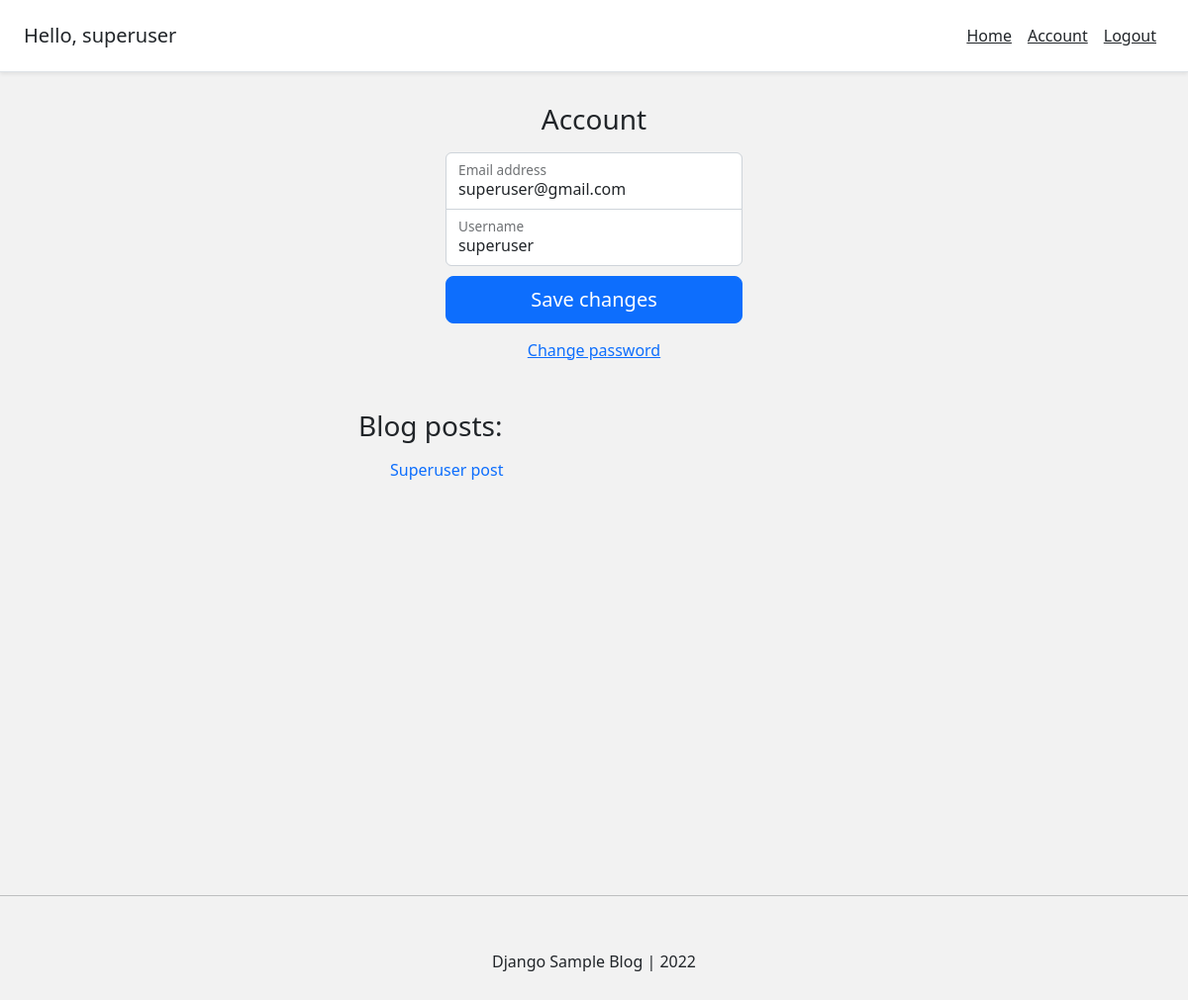
/account/ (signed in), run on an earlier commit of the app's database.
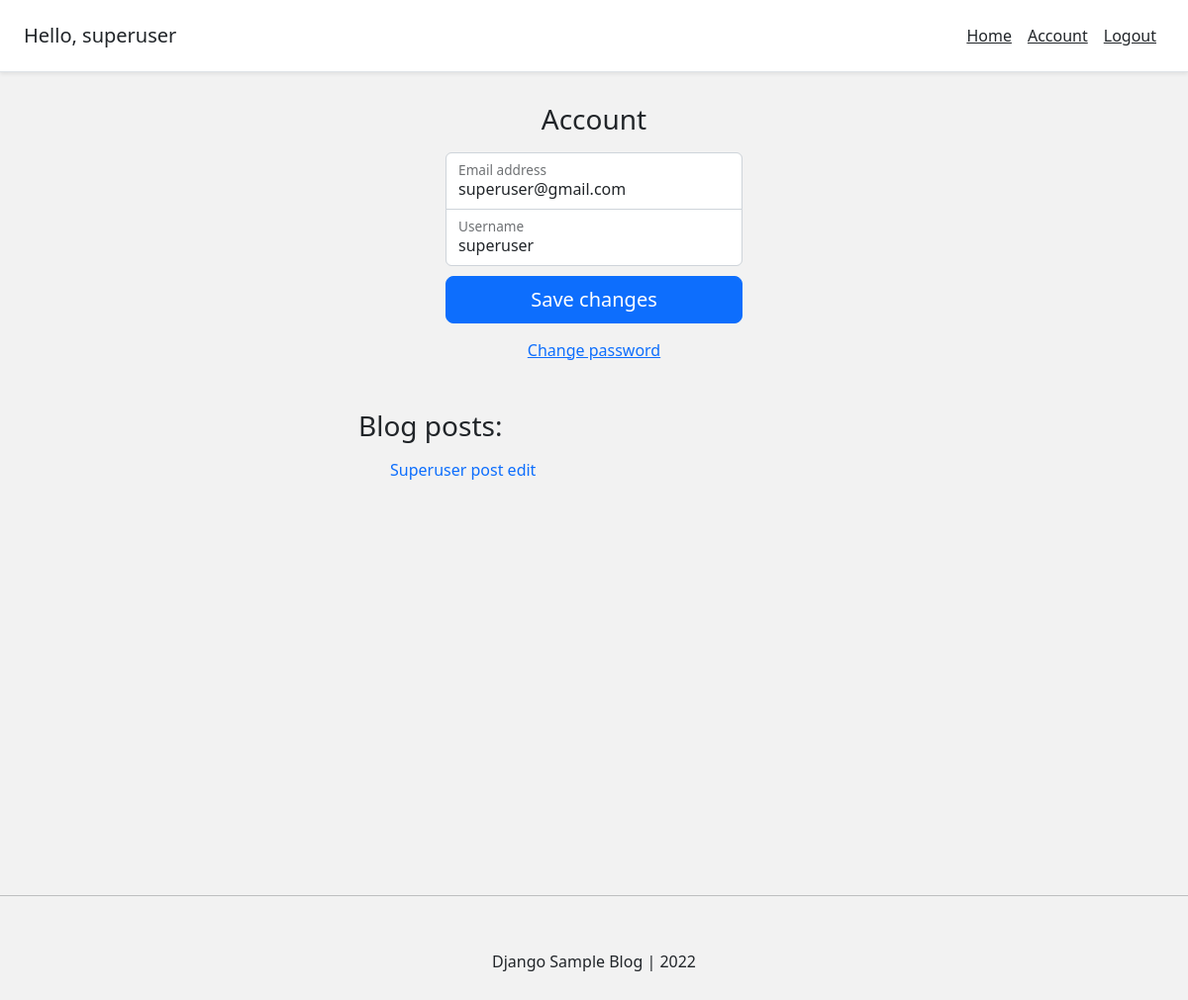
And on a later commit of the database.
### blog/models.py (models this page shows)
class BlogPost(models.Model):
    title = models.CharField(max_length=50, null=False, blank=False)
    body = models.TextField(max_length=5000, null=False, blank=False)
    image = models.ImageField(upload_to=upload_location, null=False, blank=False)
    date_published = models.DateTimeField(auto_now_add=True, verbose_name="date published")
    date_updated = models.DateTimeField(auto_now=True, verbose_name="date updated")
    author = models.ForeignKey(settings.AUTH_USER_MODEL, on_delete=models.CASCADE)
    slug = models.SlugField(blank=True, unique=True)
    def __str__(self):
        return self.title

### account/views.py (the view)
# urls.py: path('account/', account_view, name="account"),
def account_view(request):
    if not request.user.is_authenticated:
        return redirect('login')
    context = {}
    if request.POST:
        form = AccountUpdateForm(request.POST, instance=request.user)
        if form.is_valid():
            form.initial = {
                "email": request.POST['email'],
                "username": request.POST['username'],
            }
            form.save()
            context['success_message'] = "Updated"
    else:
        form = AccountUpdateForm(
            initial= {
                "email": request.user.email,
                "username": request.user.username,
            }
        )
    context['account_form'] = form
    blog_posts = BlogPost.objects.filter(author=request.user)
    context['blog_posts'] = blog_posts
    return render(request, 'account/account.html', context)

### account/forms.py (shortened to what this page needs)
class AccountUpdateForm(forms.ModelForm):
    class Meta:
        model = Account
        fields = ('email', 'username')

### account/templates/account/account.html (shortened to what this page needs)
{% extends 'base.html' %}
{% block content %}
<main class="form-signin w-100 m-auto">
    <form method="post">
        <h1 class="h3 mb-3 fw-normal">Account</h1>
        <div class="form-floating">
            <input type="email" name="email" class="form-control" id="floatingInput" placeholder="name@example.com"
            required autofocus value={{account_form.initial.email}}>
            <label for="floatingInput">Email address</label>
        </div>
        <div class="form-floating">
            <input type="username" name="username" class="form-control" id="floatingUsername" placeholder="Username"
            required value={{account_form.initial.username}}>
            <label for="floatingUsername">Username</label>
        </div>
        <button class="w-100 btn btn-lg btn-primary" type="submit">Save changes</button>
    </form>
</main>
<div class="d-flex flex-column">
    <a class="m-auto" href="{% url 'password_change' %}">Change password</a>
</div>
<div class="contatiner mt-4 p-4">
    <div class="row">
        <div class="blog-posts">
            <h3 class="mb-3 font-weight-normal">Blog posts:</h3>
            {% if blog_posts %}
            <ul>
                {% for post in blog_posts %}
                <a href="{% url 'blog:detail' post.slug %}" style="text-decoration: none;">
                    <li class="list-group-item">{{post}}</li>
                </a>
                {% endfor %}
            </ul>
            {% else %}
            <p>You have no blog posts. Create a post <a href="{% url 'blog:create' %}">here</a></p>
            {% endif %}
        </div>
    </div>
</div>
{% endblock content %}

What changed in the data, as far as the page shows it:
changed BlogPost: title "Superuser post" → "Superuser post edit"
